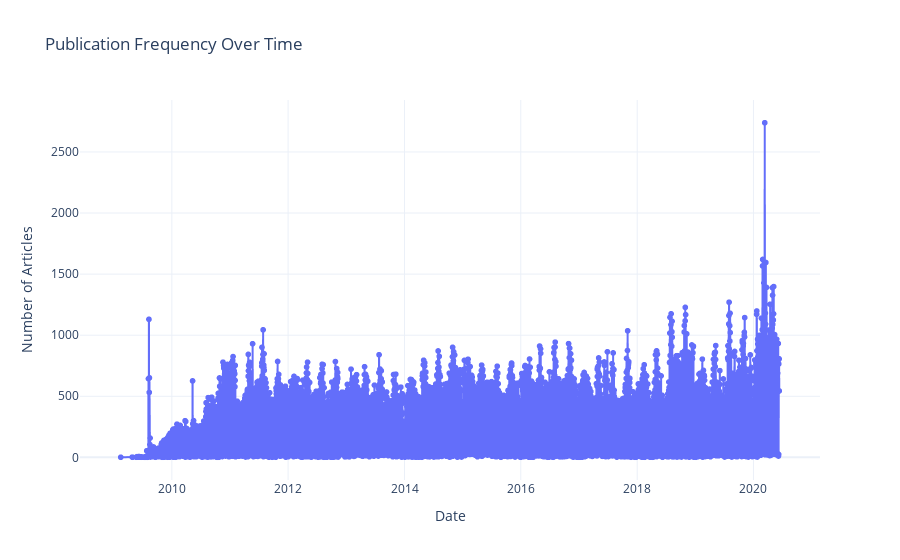

Write notebook code for a chart like this one.
### Markdown cell above
### Daily Trends

### Code cell
# Daily publication trend

date = pd.to_datetime(rating_df["date"], format="ISO8601").dt.date
publication_trend = rating_df.groupby(date).size().reset_index(name="article_count")
publication_trend.columns = ["Date", "Article Count"]

# Create an interactive plot using Plotly
fig = px.line(
    publication_trend,
    x="Date",
    y="Article Count",
    markers=True,
    title="Publication Frequency Over Time",
    labels={"Date": "Date", "Article Count": "Number of Articles"},
)

# Customize the layout
fig.update_layout(
    xaxis_title="Date", yaxis_title="Number of Articles", template="plotly_white"
)
fig.show()

### Figure 1 — Plotly figure (JSON) as saved in the notebook; plotly's stock layout.template omitted (floating-point values rounded to 4 significant figures; data arrays with more than 128 entries replaced by an {"elided": "..."} marker saying what was removed)
{"data": [{"hovertemplate": "Date=%{x}<br>Number of Articles=%{y}<extra></extra>", "legendgroup": "", "line": {"color": "#636efa", "dash": "solid"}, "marker": {"symbol": "circle"}, "mode": "lines+markers", "name": "", "showlegend": false, "type": "scattergl", "x": {"elided": "3955 str values"}, "xaxis": "x", "y": {"elided": "3955 int values"}, "yaxis": "y"}], "layout": {"legend": {"tracegroupgap": 0}, "title": {"text": "Publication Frequency Over Time"}, "xaxis": {"anchor": "y", "domain": [0, 1], "title": {"text": "Date"}}, "yaxis": {"anchor": "x", "domain": [0, 1], "title": {"text": "Number of Articles"}}}}
